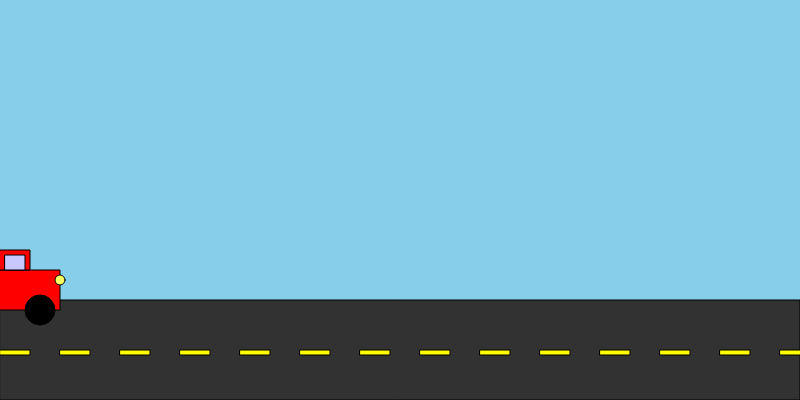
Frame 1 (no input)
Frame 60 (no input): identical to frame 1, image omitted
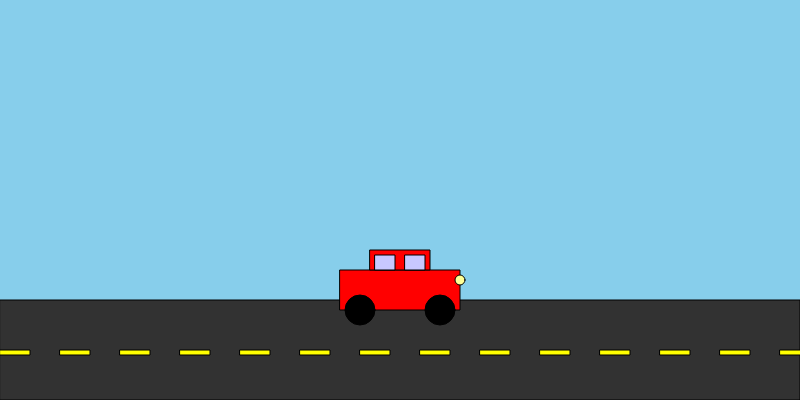
Frame 120 (the mouse pressed at the canvas centre since frame 60)

The p5.js sketch that drew these frames (run headless with seeded random() and noise() and a simulated clock; from frame 60 on, the mouse is pressed at the canvas centre):

// p5.js sketch
// ── sketch.js
// Car animation using p5.js (Processing JS)
function setup() {
  createCanvas(800, 400);
}

function draw() {
  background(135, 206, 235); // Sky blue background
  
  // Road
  fill(50);
  rect(0, 300, width, 100);
  
  // Road markings
  for (let x = 0; x < width; x += 60) {
    fill(255, 255, 0);
    rect(x, 350, 30, 5);
  }
  
  // Car body
  fill(255, 0, 0); // Red car
  rect(mouseX - 60, 270, 120, 40);
  rect(mouseX - 30, 250, 60, 20);
  
  // Wheels
  fill(0);
  ellipse(mouseX - 40, 310, 30, 30);
  ellipse(mouseX + 40, 310, 30, 30);
  
  // Windows
  fill(200, 200, 255);
  rect(mouseX - 25, 255, 20, 15);
  rect(mouseX + 5, 255, 20, 15);
  
  // Headlights (they glow when mouse is pressed)
  if (mouseIsPressed) {
    fill(255, 255, 150);
  } else {
    fill(255, 255, 100);
  }
  ellipse(mouseX + 60, 280, 10, 10);
}

// Click to change car color
function mouseClicked() {
  fill(random(255), random(255), random(255));
}
